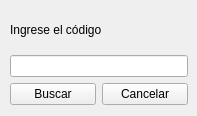
<?xml version="1.0" encoding="UTF-8"?>
<ui version="4.0">
 <class>buscar</class>
 <widget class="QWidget" name="buscar">
  <property name="geometry">
   <rect>
    <x>0</x>
    <y>0</y>
    <width>197</width>
    <height>116</height>
   </rect>
  </property>
  <property name="windowTitle">
   <string>Form</string>
  </property>
  <widget class="QWidget" name="gridLayoutWidget">
   <property name="geometry">
    <rect>
     <x>10</x>
     <y>10</y>
     <width>178</width>
     <height>95</height>
    </rect>
   </property>
   <layout class="QGridLayout" name="gridLayout">
    <item row="1" column="0">
     <widget class="QLineEdit" name="txt_buscarc"/>
    </item>
    <item row="0" column="0">
     <widget class="QLabel" name="label">
      <property name="text">
       <string>Ingrese el código</string>
      </property>
     </widget>
    </item>
    <item row="2" column="0">
     <layout class="QHBoxLayout" name="horizontalLayout">
      <item>
       <widget class="QPushButton" name="btn_buscar">
        <property name="text">
         <string>Buscar</string>
        </property>
       </widget>
      </item>
      <item>
       <widget class="QPushButton" name="btn_cancelar">
        <property name="text">
         <string>Cancelar</string>
        </property>
       </widget>
      </item>
     </layout>
    </item>
   </layout>
  </widget>
 </widget>
 <resources/>
 <connections/>
</ui>
